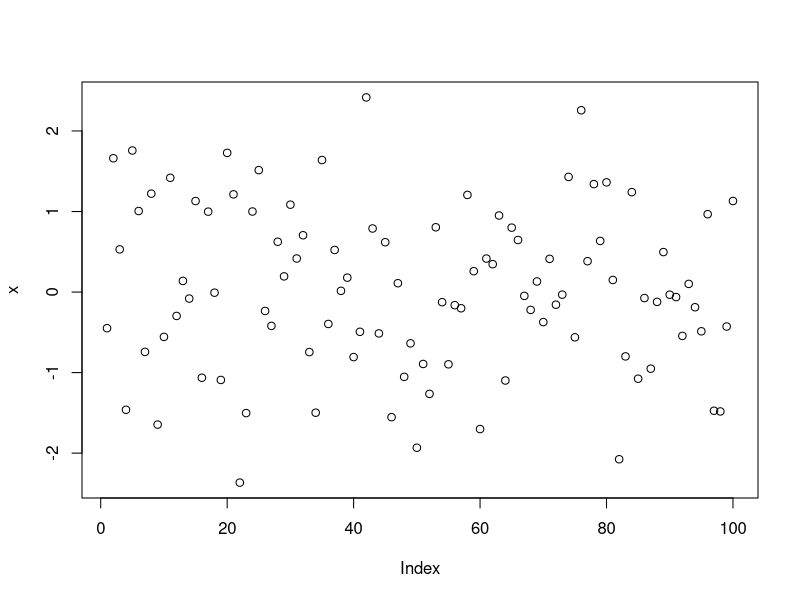

Write R code to recreate this figure. (Note: this script raises an error after producing the figure.)
## ---- chunk 1
10^2 + 26
## ---- chunk 2
a <- 4
a
## ---- chunk 3
a*5
## ---- chunk 4
a
## ---- chunk 5
a <- a + 10
a
## ---- chunk 6
rm(list=ls())
## ---- chunk 7
b=c(3,4,5)
b
## ---- chunk 8
(3+4+5)/3
## ---- chunk 9
mean(x=b)
## ---- chunk 10
mean(b)
## ---- chunk 11
# rnorm() は、ランダム分布からランダムサンプルを生成する関数です。

x <- rnorm(100)

# plot() をチャート化する基本的な関数です。

plot(x)
## ---- chunk 12
j <- c(1,2,NA)
## ---- chunk 13
max(j)

## ---- chunk 14
max(j, na.rm=T)
## ---- chunk 15
sum(j)
# compared to
sum(j, na.rm=T)
## ---- chunk 16
m <- "apples"
m
## ---- chunk 17
n <- pears
## ---- chunk 18
m + 2
## ---- chunk 19
date1 <- strptime(c("20100225230000", "20100226000000", "20100226010000"), format="%Y%m%d%H%M%S")
date1
## ---- chunk 20
# lubridateパッケージをインストールしていない場合は、以下の行のコメントを外して実行してください。

# install.packages("lubridate")

library(lubridate)

date1 <- ymd_hms(c("20100225230000", "20100226000000", "20100226010000"))
## ---- chunk 21
sample_df <- data.frame(id=c(1001,1002,1003,1004), name=c("Steve", "Pam", "Jim", "Dwight"), age=c(26, 65, 15, 7), race=c("White", "Black", "White", "Hispanic"))
sample_df$race <- factor(sample_df$race)
sample_df$id <- factor(sample_df$id)
sample_df$name <- as.character(sample_df$name)
## ---- chunk 22
str(sample_df)
## ---- chunk 23
levels(sample_df$race)
## ---- chunk 24
summary(sample_df$race)
## ---- chunk 25
sample_df$race
as.character(sample_df$race)
## ---- chunk 26
sample_df$name
factor(sample_df$name)
## ---- chunk 27
sample_df$id
as.numeric(sample_df$id)
## ---- chunk 28
sample_df$id
as.numeric(as.character(sample_df$id))
## ---- chunk 29
percent_change <- function(first_number, second_number) {
  pc <- (second_number-first_number)/first_number*100
  return(pc)
}

percent_change(100,150)
## ---- chunk 30
percent_change("what", "happens")
